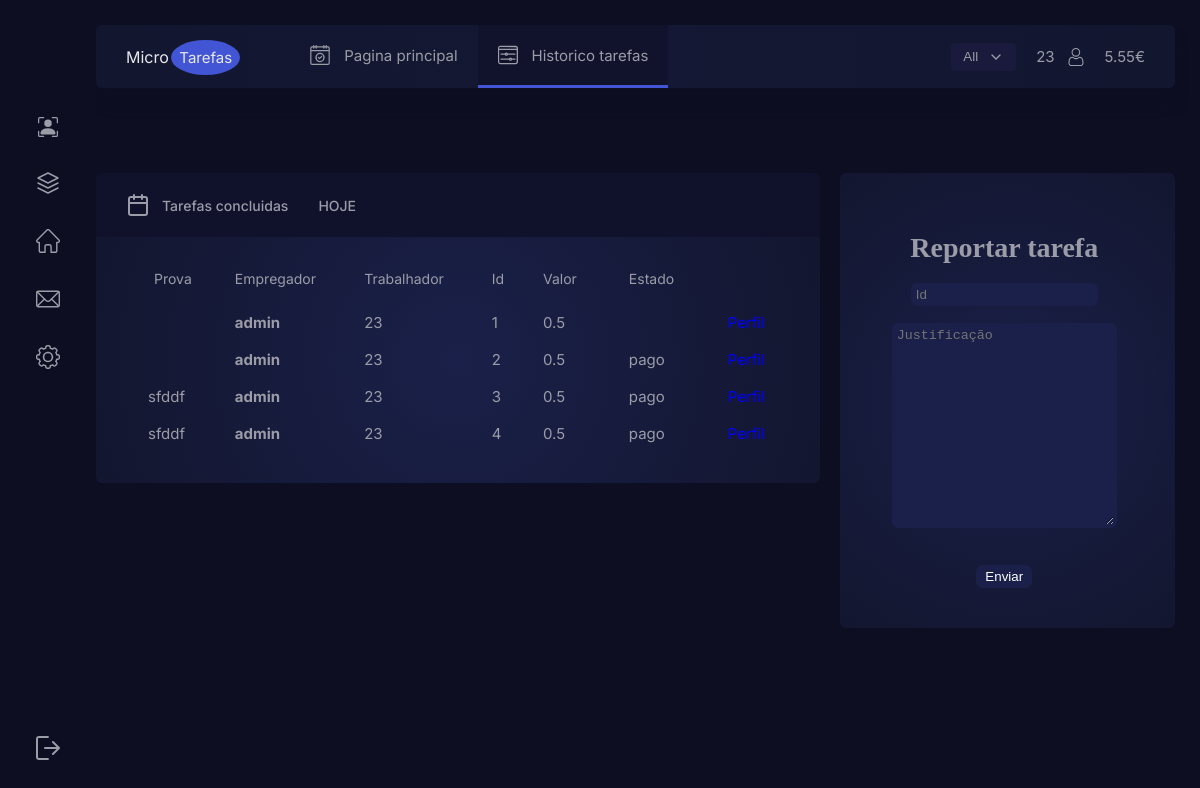
The page /historico.php (signed in) on the database its author committed.
### tables this page shows
CREATE TABLE `utilizador` (
  `id_utilizador` int(11) NOT NULL,
  `nome` varchar(20) NOT NULL,
  `sobrenome` varchar(20) NOT NULL,
  `utilizador` varchar(20) NOT NULL,
  `password` varchar(20) NOT NULL,
  `saldo` float NOT NULL,
  `arquivo` varchar(150) NOT NULL,
  `avaliacao` float NOT NULL
);

CREATE TABLE `historico_trabalho` (
  `id` int(11) NOT NULL,
  `empregador` varchar(220) NOT NULL,
  `trabalhador` varchar(220) NOT NULL,
  `prova` varchar(220) NOT NULL,
  `valor` float NOT NULL,
  `estado` varchar(50) NOT NULL
);

### historico.php (the view, shortened to what this page needs)
<?php
$dbhost = "localhost";
$dbuser = "root";
$dbpass = "";
$dbname = "conect";
$conn = mysqli_connect($dbhost, $dbuser, $dbpass, $dbname);
$logado =$_SESSION['user'];
$utilizador = "SELECT * FROM utilizador where utilizador = '$logado' ";
if($ress=mysqli_query($conn,$utilizador)){
    $valor_saldo = array();
    $ioll = 0;
    while($regg=mysqli_fetch_assoc($ress)){
        $valor_saldo[$ioll] = $regg['saldo'] ;
?>
<!DOCTYPE html>
<html lang="en" >
<head>
  <link rel="stylesheet" href="https://cdnjs.cloudflare.com/ajax/libs/normalize/5.0.0/normalize.min.css">
<link rel="stylesheet" href="css/style.css">
</head>
<body>
<div class="wrapper">
 <div class="left-side">
  <svg viewBox="0 0 24 24" fill="none" stroke="currentColor" stroke-width="1.5" stroke-linecap="round" stroke-linejoin="round">
   <path d="M12 2L2 7l10 5 10-5-10-5zM2 17l10 5 10-5M2 12l10 5 10-5"></path></svg>
 </div>
 <div class="main-container">
  <div class="header">
   <div class="logo">Micro
    <span class="logo-det">Tarefas</span></div>
   <a class="header-link " href="principal.php">
    Pagina principal
   </a>
   <a class="header-link active"  href="historico.php">
    Historico tarefas
   </a>
   <div class="user-info">
    <button class="button">All
     <svg xmlns="http://www.w3.org/2000/svg" width="24" height="24" viewBox="0 0 24 24" fill="none" stroke="currentColor" stroke-width="2" stroke-linecap="round" stroke-linejoin="round" class="feather feather-chevron-down">
      <path d="M6 9l6 6 6-6"></path></svg>
    </button>
    <div class="user-name"><?php echo $logado; ?></div>
    <div class="hour"><?php   echo $valor_saldo[$ioll] = $regg['saldo']; ?>€</div>
   </div>
  </div>
  <?php  }}    ?>
  <div class="user-box second-box">
   <div class="cards-wrapper" style="--delay: 1s">
    <div class="cards-header">
     <div class="cards-view">
      <svg viewBox="0 0 24 24" fill="none" stroke="currentColor" stroke-width="2" stroke-linecap="round" stroke-linejoin="round" class="feather feather-calendar">
       <rect x="3" y="4" width="18" height="18" rx="2" ry="2"></rect>
       <path d="M16 2v4M8 2v4M3 10h18"></path>
      </svg>
     Tarefas concluidas
      <span class="today">HOJE</span>
     </div>
    </div>
    <div class="cards card">
     <table class="table">
      <thead>
       <tr>
        <th >Prova</th>
        <th style=" padding-left: 30px;">Empregador</th>
        <th style=" padding-left: 30px;">Trabalhador</th>
        <th style=" padding-left: 30px;">Id</th>
        <th style=" padding-left: 30px;">Valor</th>
        <th style=" padding-left: 30px;">Estado</th>
       </tr>
      </thead>
      <?php
  $sql = "SELECT * FROM historico_trabalho where trabalhador='$logado' ";
  if($res=mysqli_query($conn,$sql)){
    $id= array();
    $empregador= array();
    $trabalhador= array();
    $prova= array();
    $valor= array();
    $estado= array();
  $iol = 0;
  while($reg=mysqli_fetch_assoc($res)){
    $id[$iol] = $reg['id'] ;
    $empregador[$iol] = $reg['empregador'] ;
    $trabalhador[$iol] = $reg['trabalhador'] ;
    $prova[$iol] = $reg['prova'] ;
    $valor[$iol] = $reg['valor'] ;
    $estado[$iol] = $reg['estado'] ;
  ?>
      <tbody>
       <tr>
        <td style=" padding-left: 30px;">
         <span><?php echo $prova[$iol]; ?></span>
        </td>
        <td style=" padding-left: 30px;"><strong><?php echo $empregador[$iol]; ?></strong></td>
        <td style=" padding-left: 30px;"><?php echo $trabalhador[$iol]; ?></td>
        <td style=" padding-left: 30px;"><?php echo $id[$iol]; ?></td>
        <td style=" padding-left: 30px;"><?php echo $valor[$iol]; ?></td>
        <td style=" padding-left: 30px;"><?php echo $estado[$iol]; ?></td>
        <td style=" padding-left: 30px; "><?php echo "<a class='cards-button buttonver'style=' text-decoration: none; color: blue;' href='out_perfil.php?id=" . $reg['id'] . "'>Perfil</a><br>"; ?></td>
       </tr>
      </tbody>
      <?php
}
}
?>
           </table>
    </div>
   </div>
   <div class="card transection" style="--delay: 1.2s">
    <div class="transection-header">
    <form  method="POST" action="report.php" >
            <center>
            <div class="utilizador" style=" padding-left: 22px;">
                <h1 style="font-family: Cambria, Cochin, Georgia, Times, 'Times New Roman', serif;">Reportar tarefa</h1>
                <input style="border-radius: 7px;color: white;background-color: #1a2049;border: 3px solid #1a2049;"  type="text" id="assunto" name="assunto" placeholder="Id"><br><br>
                <textarea  style="border-radius: 7px;color: white;background-color: #1a2049;border: 3px solid #1a2049;"  maxlength="350"  id="w3review" name="w3review" rows="13" cols="25" placeholder="Justificação"></textarea><br>
         <br> <br>   <button style="border-radius: 7px;color: white;background-color: #1a2049;border: 3px solid #1a2049;" type="submit" name="btn" class="btn btn-primary btn-block btn-large">Enviar</button>
            </div>
        </center>
        </form>
    </div>
   </div>
</div></div></div></body>
</html>

### css/style.css (style rules this page uses)
:root { --delay: 0s; }
* { outline: none; box-sizing: border-box; }
html { box-sizing: border-box; -webkit-font-smoothing: antialiased; }
body { font-family: "Inter", sans-serif; background-color: #252954; color: #9b9ca7; display: contents; }
.wrapper { background-color: #0e0e23; display: flex; height: 100vh; overflow: hidden; margin: 0 auto; }
.left-side { width: 6rem; display: flex; flex-direction: column; flex-shrink: 0; align-items: center; padding: 117px 0 40px; -webkit-animation: left 1s var(--delay) both; animation: left 1s var(--delay) both; }
.left-side svg { width: 24px; cursor: pointer; }
.left-side svg + svg { margin-top: 34px; }
.left-side svg:last-child { margin-top: auto; }
.main-container { display: flex; flex-direction: column; flex-grow: 1; padding: 25px; overflow: auto; padding-left: 0; }
.header { background: #141834; background: radial-gradient(circle, #141834 0%, #13162f 100%); box-shadow: 0 16px 12px #0e0e23; width: 100%; padding: 0 30px; -webkit-animation: top 1s both; animation: top 1s both; display: flex; align-items: center; border-radius: 6px; font-size: 15px; white-space: nowrap; position: sticky; top: 0; left: 0; z-index: 10; }
.header:before { content: ""; width: 100%; height: 25px; position: absolute; top: -25px; left: 0; background-color: #0e0e23; }
.header-link { color: #9b9ca7; text-decoration: none; display: flex; align-items: center; padding: 20px; transition: 0.3s; border-bottom: 3px solid transparent; transition: 0.3s; }
.header-link svg { width: 20px; margin-right: 14px; }
.header-link.active, .header-link:hover { background: #11132c; border-bottom: 3px solid #4255d4; }
.logo { padding: 20px 50px 20px 0; font-size: 16px; color: #e7e8ea; }
.logo-det { background: #4255d4; padding: 8px; margin-left: -2px; border-radius: 50%; font-size: 15px; }
.user-info { margin-left: auto; display: flex; align-items: center; }
.user-info svg { width: 20px; }
.user-info .profile { margin: 0 20px 0 12px; width: 18px; }
.button { display: inline-flex; align-items: center; color: #9b9ca7; background: #1a1b3c; border: none; padding: 2px 12px; border-radius: 4px; margin-right: 20px; text-decoration: none; }
.button svg { margin-left: 10px; width: 16px; }
.user-box { margin-top: 25px; display: flex; }
.user-box + .user-box { margin-top: 20px; }
.user-box + .user-box .cards-wrapper { margin-left: 0; flex-grow: 1; max-width: none; }
.user-box + .user-box .today { margin-left: 30px; }
.user-box + .user-box .cards-header { padding: 20px 30px; justify-content: space-between; }
.user-box .cards-header, .user-box .cards-view { display: flex; align-items: center; justify-content: center; }
.user-box .cards-header svg, .user-box .cards-view svg { width: 24px; }
.cards-view > svg { margin-right: 12px; }
.today { position: relative; }
.card { background: #1a2049; background: radial-gradient(circle, #1a2049 0%, #13162f 100%); padding: 40px 30px; border-radius: 6px; display: flex; flex-direction: column; flex-grow: 1; width: 100%; }
.cards-header { background: #10122b; border-radius: 6px 6px 0 0; padding: 20px 45px; font-size: 14px; font-weight: 500; }
.cards-wrapper { margin-left: 20px; max-width: 305px; width: 100%; }
.cards.card { border-radius: 0 0 6px 6px; padding: 30px 20px; }
.table { text-align: left; padding: 0; }
.table th { font-size: 14px; font-weight: normal; padding-bottom: 16px; }
.table th:nth-child(n+5) { padding: 0 10px 16px; }
.table th:first-child { padding-left: 36px; }
.table td { font-size: 15px; vertical-align: middle; padding: 8px 0; }
.table td:last-of-type { width: 100px; }
.table td:nth-child(n+5) { padding: 0 10px; }
.transection { flex-shrink: 0; max-width: 310px; width: 100%; margin-left: 20px; }
.transection-header { display: flex; align-items: center; justify-content: space-between; font-size: 14px; font-weight: 500; }
@media screen and (max-width: 1500px) { .second-box { flex-wrap: wrap; } }
@media screen and (max-width: 1500px) { .second-box .cards-wrapper { margin-top: 40px; width: 66%; } }
@media screen and (max-width: 1500px) { .transection { margin-top: 40px; max-width: none; width: 30%; } }
.user-box > * { -webkit-animation: top 1s var(--delay) both; animation: top 1s var(--delay) both; }

### rows shown on the page
utilizador: saldo "5.55"
historico_trabalho: iol "admin", iol "23", iol "1", iol "0.5"
historico_trabalho: iol "admin", iol "23", iol "2", iol "0.5", iol "pago"
historico_trabalho: iol "sfddf", iol "admin", iol "23", iol "3", iol "0.5", iol "pago"
historico_trabalho: iol "sfddf", iol "admin", iol "23", iol "4", iol "0.5", iol "pago"
